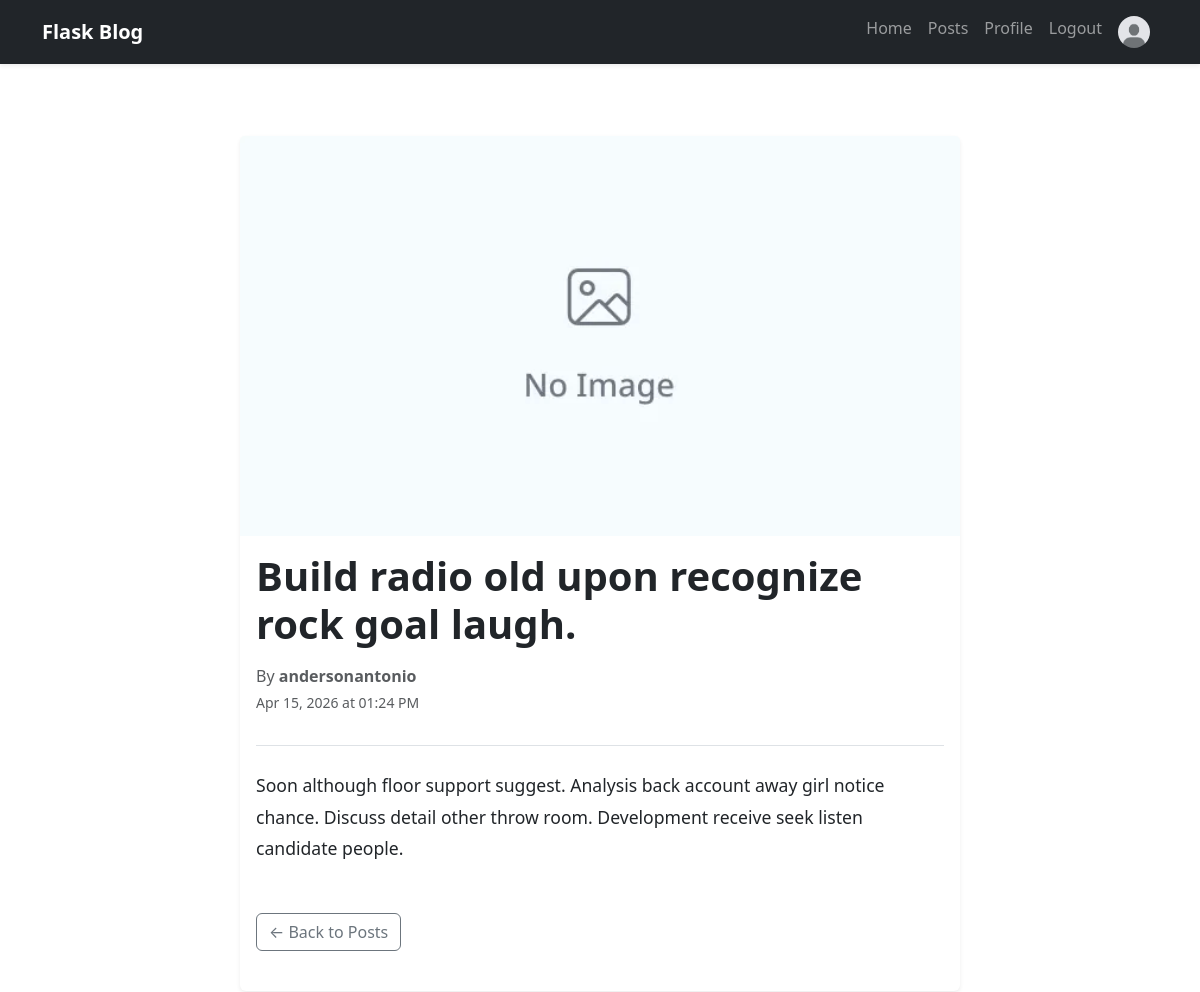
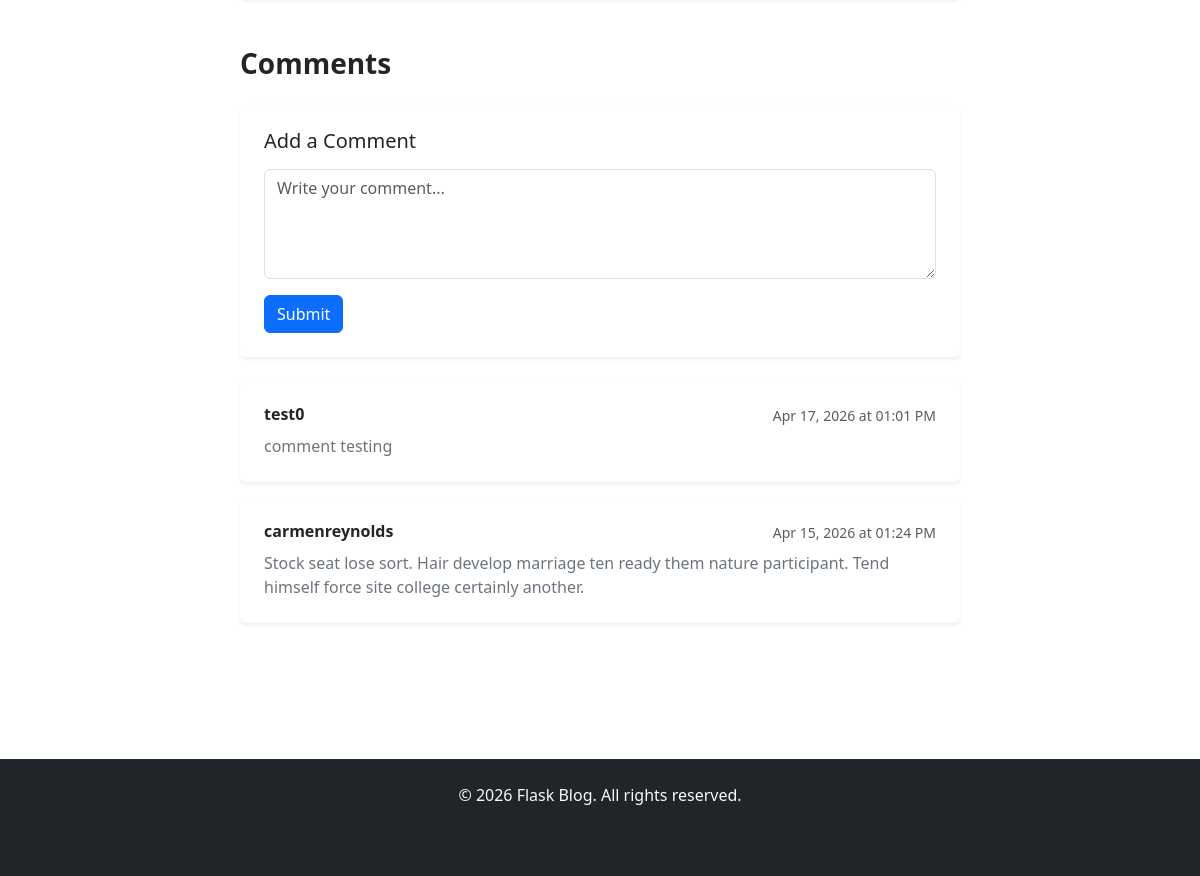
The app's page /post/20 (signed in) with its own data (2 pictures, top to bottom).
### app/models.py (models this page shows, shortened)
class User(db.Model, UserMixin):
    __tablename__ = "users"
    id = db.Column(db.Integer, primary_key=True)
    role = db.Column(db.String(20), default="user")
    username = db.Column(db.String(64), unique=True, nullable=False)
    email = db.Column(db.String(120), unique=True, nullable=False)
    hashed_password = db.Column(db.String(128), nullable=False)
    joined_at = db.Column(db.DateTime, default=GET_TIME_NOW)
    profile_picture = db.Column(db.String(256), default= "default.jpg")
    posts = db.relationship("Post", backref="author", lazy="dynamic")
    comments = db.relationship("Comment", backref="author", lazy="dynamic")
    @property
    def password(self):
        raise AttributeError("Password is not a readable attribute.")

class Post(db.Model):
    __tablename__ = "posts"
    id = db.Column(db.Integer, primary_key=True)
    title = db.Column(db.String(140), nullable=False)
    content = db.Column(db.Text, nullable=False)
    timestamp = db.Column(db.DateTime, index=True, default=GET_TIME_NOW)
    author_id = db.Column(db.Integer, db.ForeignKey("users.id"), nullable=False)
    comments = db.relationship("Comment", backref="post", lazy="dynamic")
    cover_image = db.Column(db.String(256), default="default_post.jpg")

class Comment(db.Model):
    __tablename__ = "comments"
    id = db.Column(db.Integer, primary_key=True)
    content = db.Column(db.Text, nullable=False)
    timestamp = db.Column(db.DateTime, index=True, default=GET_TIME_NOW)
    author_id = db.Column(db.Integer, db.ForeignKey("users.id"), nullable=False)
    post_id = db.Column(db.Integer, db.ForeignKey("posts.id"), nullable=False)

### app/main/views.py (the view)
@main.route('/post/<int:post_id>', methods=['GET', 'POST'])
@login_required
def get_post(post_id):
    post = Post.query.get_or_404(post_id)
    comments = post.comments.order_by(Comment.timestamp.desc()).all()
    comment_form = CommentForm()
    if comment_form.validate_on_submit():
        comment = Comment(content=comment_form.content.data, author=current_user, post=post)
        db.session.add(comment)
        db.session.commit()
        return redirect(url_for('main.get_post', post_id=post.id))
    return render_template('main/post_detail.html', title=post.title, post=post, comments=comments, comment_form=comment_form)

### app/main/forms.py
class CommentForm(FlaskForm):
    content = TextAreaField('Comment', render_kw={"rows": 3}, validators=[DataRequired()])
    submit = SubmitField('Submit')

### app/__init__.py (called while the page is built)
def create_app():
    app = Flask(__name__)
    app.config.from_object(configs["development"])
    db.init_app(app)
    login_manager.init_app(app)
    from app.models import User
    @login_manager.user_loader
    def load_user(user_id):
        return User.query.get(user_id)
    with app.app_context():
        db.create_all()
    from app.main import main
    app.register_blueprint(main)
    from app.auth import auth
    app.register_blueprint(auth)
    from app.services import services
    app.register_blueprint(services)
    return app

### app/templates/main/post_detail.html (shortened to what this page needs)
{% extends "base.html" %}
{% block content %}
<div class="container mt-5 mb-5">
    <div class="row justify-content-center">
        <div class="col-lg-8">
            <article class="card shadow-sm border-0 mb-4">
                {% if post.cover_image %}
                    <img src="{{ url_for('static', filename='pics/' + post.cover_image) }}" alt="{{ post.title }}" class="card-img-top" style="object-fit: cover; height: 400px;">
                {% endif %}
                <div class="card-body">
                    <h1 class="card-title fw-bold mb-3" style="font-size: 2.5rem; line-height: 1.2;">{{ post.title }}</h1>
                    <div class="d-flex justify-content-between align-items-center mb-4 pb-3 border-bottom">
                        <div>
                            <p class="mb-1 text-muted">By <strong>{{ post.author.username }}</strong></p>
                            <p class="text-muted small">{{ post.timestamp.strftime('%b %d, %Y at %I:%M %p') }}</p>
                        </div>
                    </div>
                    <div class="card-text mb-5" style="line-height: 1.8; font-size: 1.1rem;">
                        {{ post.content | safe }}
                    </div>
                    <div class="d-flex gap-2 mb-4">
                        <a href="{{ url_for('main.posts') }}" class="btn btn-outline-secondary">← Back to Posts</a>
                    </div>
                </div>
            </article>
            <section class="mt-5">
                <h3 class="fw-bold mb-4">Comments</h3>
                {% if current_user.is_authenticated and comment_form %}
                    <div class="card shadow-sm border-0 mb-4 p-4">
                        <h5 class="mb-3">Add a Comment</h5>
                        <form method="POST" action="#">
                            <div class="mb-3">
                                {{ comment_form.content(class="form-control", rows="4", placeholder="Write your comment...") }}
                            </div>
                            {{ comment_form.submit(class="btn btn-primary") }}
                        </form>
                    </div>
                {% elif not current_user.is_authenticated %}
                    <div class="alert alert-info mb-4">
                        <a href="{{ url_for('login') }}" class="alert-link">Log in</a> to add a comment.
                    </div>
                {% endif %}
                {% if comments %}
                    <div class="comments-list">
                        {% for comment in comments %}
                            <div class="card shadow-sm border-0 mb-3 p-4">
                                <div class="d-flex justify-content-between align-items-start mb-2">
                                    <h6 class="mb-0 fw-bold">{{ comment.author.username }}</h6>
                                    <small class="text-muted">{{ comment.timestamp.strftime('%b %d, %Y at %I:%M %p') }}</small>
                                </div>
                                <p class="mb-0 text-secondary">{{ comment.content }}</p>
                            </div>
                        {% endfor %}
                    </div>
                {% else %}
                    <div class="alert alert-light border border-secondary">
                        <p class="mb-0 text-muted">No comments yet. Be the first to comment!</p>
                    </div>
                {% endif %}
            </section>
        </div>
    </div>
</div>
{% endblock content %}

### app/templates/base.html (shortened to what this page needs)
<!DOCTYPE html>
<html lang="en">
<head>
    <link href="https://cdn.jsdelivr.net/npm/bootstrap@5.3.0/dist/css/bootstrap.min.css" rel="stylesheet">
    <link rel="stylesheet" href="{{ url_for('static', filename='css/style.css') }}">
</head>
<body class="d-flex flex-column min-vh-100">
    <nav class="navbar navbar-expand-lg navbar-dark bg-dark sticky-top shadow-sm">
        <div class="container">
            <a class="navbar-brand fw-bold" href="{{ url_for('main.home') }}">
                 Flask Blog
            </a>
            <div class="collapse navbar-collapse" id="navbarNav">
                <ul class="navbar-nav ms-auto">
                    <li class="nav-item">
                        <a class="nav-link {% if request.endpoint == 'main.home' %}active{% endif %}" href="{{ url_for('main.home') }}">
                            Home
                        </a>
                    </li>
                    {% if current_user.is_authenticated %}
                    <li class="nav-item">
                        <a class="nav-link {% if request.endpoint == 'main.posts' %}active{% endif %}" href="{{ url_for('main.posts') }}">
                            Posts
                        </a>
                    </li>
                        <li class="nav-item">
                            <a class="nav-link {% if request.endpoint == 'main.profile' %}active{% endif %}" href="{{ url_for('main.profile') }}">
                                Profile
                            </a>
                        </li>
                        <li class="nav-item">
                            <a class="nav-link" href="{{ url_for('auth.logout') }}">Logout</a>
                        </li>
                        <li class="nav-item">
                            <a class="nav-link" href="{{ url_for('main.profile') }}">
                                <img src="{{ url_for('static', filename='pics/' + current_user.profile_picture) }}" alt="{{ current_user.username }}"
                                     class="rounded-circle" width="32" height="32">
                            </a>
                        </li>
                    {% endif %}
                </ul>
            </div>
        </div>
    </nav>
    <main class="flex-grow-1 py-4">
        <div class="container">
            {% block content %}{% endblock %}
        </div>
    </main>
    <footer class="bg-dark text-light text-center py-4 mt-5">
        <div class="container">
            <p class="mb-2">&copy; 2026 Flask Blog. All rights reserved.</p>
            <p class="text-muted small">Built with Flask, Bootstrap 5, and SQLAlchemy</p>
        </div>
    </footer>
</body>
</html>

### records on screen
User: profile_picture (placeholder picture)
Post: cover_image (placeholder picture), title "Build radio old upon recognize rock goal laugh.", timestamp "Apr 15, 2026 at 01:24 PM", content "Soon although floor support suggest. Analysis back account away girl notice chance. Discuss detail other throw room. Development receive seek listen candidate people."
User: author.username "andersonantonio"
Comment: author.username "test0", timestamp "Apr 17, 2026 at 01:01 PM", content "comment testing"
Comment: author.username "carmenreynolds", timestamp "Apr 15, 2026 at 01:24 PM", content "Stock seat lose sort. Hair develop marriage ten ready them nature participant. Tend himself force site college certainly another."
